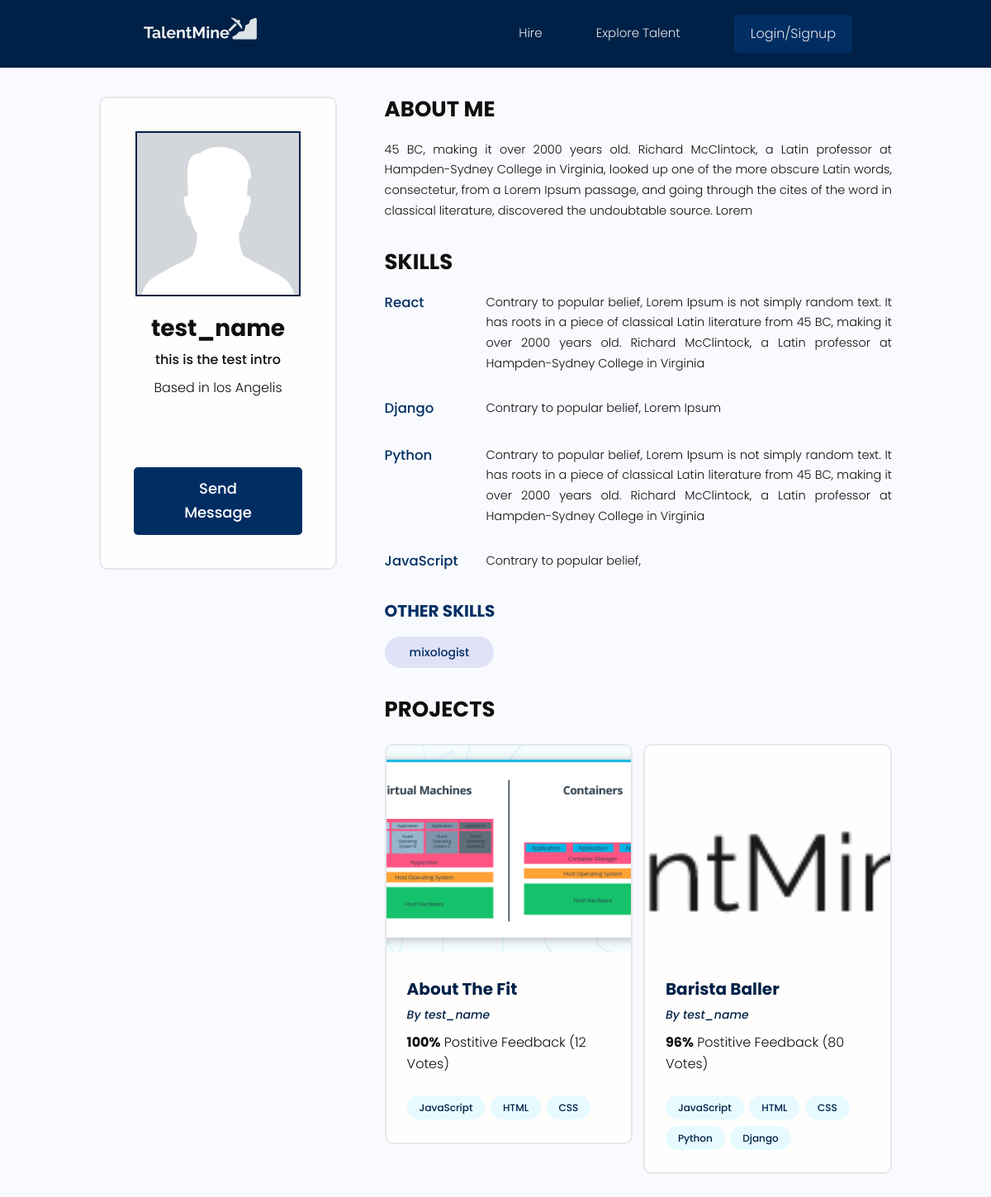
The app's page /users/profile/17212aeb-934c-4024-9a14-a50b05b2acdd, older data.
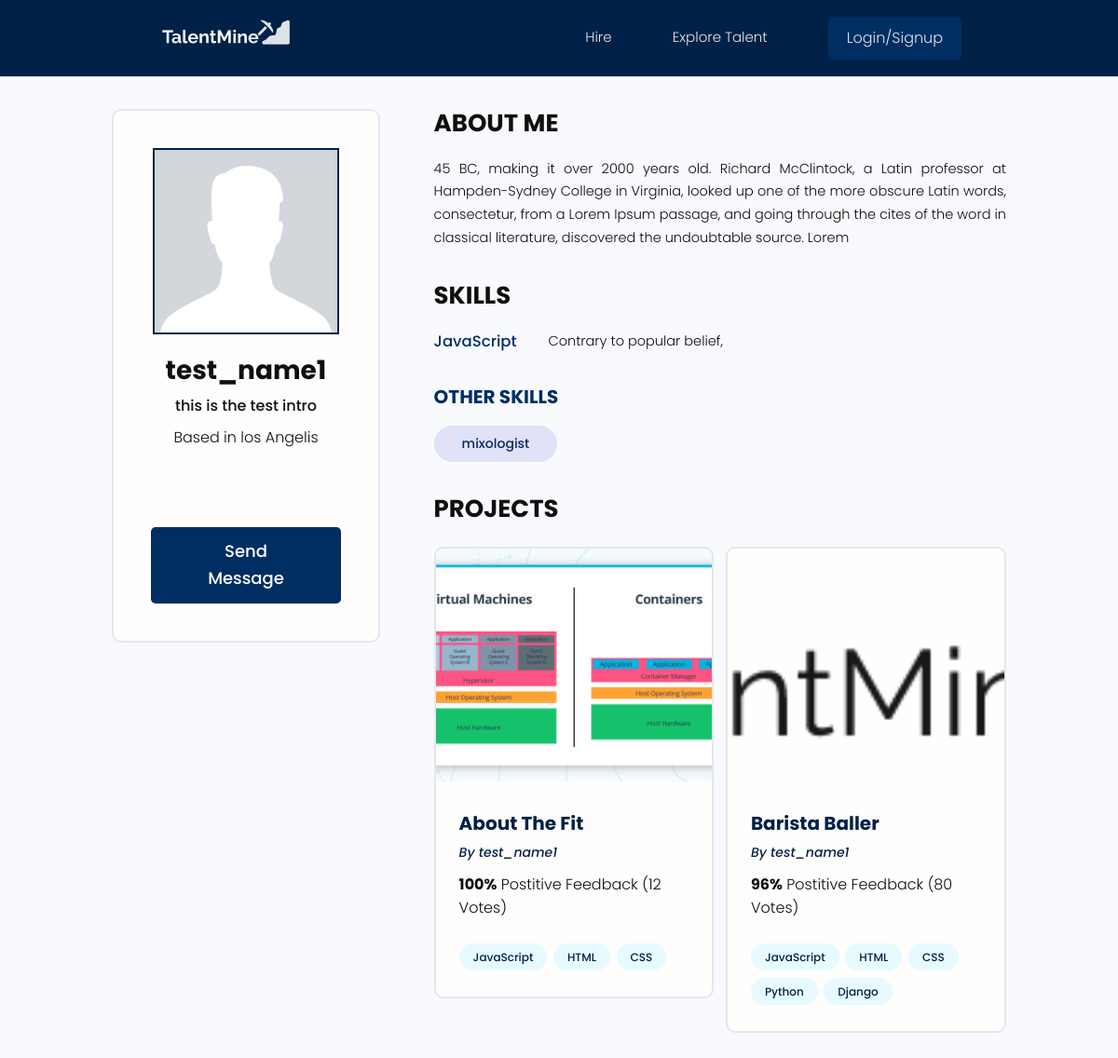
The same page, newer data.
### users/models.py (models this page shows, shortened)
class Profile(models.Model):
    user = models.OneToOneField(User,on_delete=models.CASCADE,null=True,blank=True)
    name = models.CharField(max_length = 100,blank=True,null=True)
    email = models.EmailField(max_length=100,blank=True,null=True)
    username  = models.CharField(max_length = 100,blank=True,null=True)
    location = models.CharField(max_length = 500,blank=True,null=True)
    short_intro  = models.CharField(max_length = 180,blank=True,null=True)
    bio = models.TextField(blank=True,null=True)
    profile_image = models.ImageField(null=True,blank=True,upload_to = 'profiles/',default ="profiles/avatar.jpeg" )
    social_github =  models.CharField(max_length = 5000,blank=True,null=True)
    social_twitter =  models.CharField(max_length = 5000,blank=True,null=True)
    social_linkedin =  models.CharField(max_length = 5000,blank=True,null=True)
    social_website =  models.CharField(max_length = 5000,blank=True,null=True)
    created = models.DateTimeField(auto_now_add=True)
    id = models.UUIDField(default = uuid.uuid4, unique=True,primary_key=True,editable=False)

class Skill(models.Model):
    owner = models.ForeignKey(Profile,on_delete = models.CASCADE,null=True)
    name = models.CharField(max_length = 100,blank=True,null=True)
    description = models.TextField(blank=True,null=True)
    created = models.DateTimeField(auto_now_add=True)
    id = models.UUIDField(default = uuid.uuid4, unique=True,primary_key=True,editable=False)

### projects/models.py (models this page shows, shortened)
class Project(models.Model):
    owner = models.ForeignKey(Profile,null=True,blank=True,on_delete=models.SET_NULL)
    id = models.UUIDField(default = uuid.uuid4, unique=True,primary_key=True,editable=False)
    title = models.CharField(max_length=200)
    description = models.TextField(null=True, blank=True)
    featured_image = models.ImageField(null=True,blank=True,default="default.jpg")
    demo_link = models.CharField(max_length=20000,null=True,blank=True)
    source_link = models.CharField(max_length=20000,null=True,blank=True)
    tags = models.ManyToManyField('Tag',blank=True)
    vote_total = models.IntegerField(default=0,null=True,blank=True)
    vote_ratio = models.IntegerField(default=0,null=True,blank=True)
    created = models.DateTimeField(auto_now_add=True)
    class Meta:
        ordering=['-vote_ratio','-vote_total','title']

class Tag(models.Model):
    name = models.CharField(max_length=200)
    created = models.DateTimeField(auto_now_add=True)
    id = models.UUIDField(default = uuid.uuid4, unique=True,primary_key=True,editable=False)
    def __str__(self):
        return self.name

### users/views.py (the view)
# urls.py: path('profile/<str:pk>',views.userProfile,name='user-profile'),
def userProfile(request,pk):
    profile = Profile.objects.get(id=pk)
    topSkills  = profile.skill_set.exclude(description__exact="")
    otherSkills = profile.skill_set.filter(description="")
    context = {'profile':profile,'topSkills':topSkills,'otherSkills':otherSkills}
    return render(request,'users/user-profile.html',context)

### users/templates/users/user-profile.html (shortened to what this page needs)
{%extends 'main.html'%}
{%block content%}
<main class="profile my-md">
  <div class="container">
    <div class="layout">
      <div class="column column--1of3">
        <div class="card text-center">
          <div class="card__body dev">
            <img class="avatar avatar--xl" src="{{profile.profile_image.url}}" style="border-radius:0px"/>
            <h2 class="dev__name">{{profile.name}}</h2>
            <p class="dev__title">{{profile.short_intro}}</p>
            <p class="dev__location">Based in {{profile.location}}</p>
            <ul class="dev__social">
            </ul>
            <a href="{%url 'create-message' profile.id%}" class="btn btn--sub btn--lg">Send Message </a>
          </div>
        </div>
      </div>
      <div class="column column--2of3">
        <div class="devInfo">
          <h3 class="devInfo__title">About Me</h3>
          <p class="devInfo__about">
            {{profile.bio}}
          </p>
        </div>
        <div class="devInfo">
          <h3 class="devInfo__title">Skills</h3>
          <div class="devInfo__skills">
            {%for skill in topSkills%}
            <div class="devSkill">
              <h4 class="devSkill__title">{{skill.name}}</h4>
              <p class="devSkill__info">
                {{skill.description}}
              </p>
            </div>
            {%endfor%}
            <h3 class="devInfo__subtitle">Other Skills</h3>
            <div class="devInfo__otherSkills">
                {%for skill in otherSkills%}
              <span class="tag tag--pill tag--sub tag--lg">
                <small>{{skill.name}}</small>
              </span>
              {%endfor%}
            </div>
          </div>
        </div>
        <div class="devInfo">
          <h3 class="devInfo__title">Projects</h3>
          <div class="grid grid--two">
            {% for project in profile.project_set.all%}
            <div class="column">
              <div class="card project">
                <a href="{%url 'project' project.id%}" class="project">
                  <img class="project__thumbnail" src="{{project.featured_image.url}}" alt="project thumbnail" />
                  <div class="card__body">
                    <h3 class="project__title">{{project.title}}</h3>
                    <p><a class="project__author" href="">By {{project.owner.name}}</a></p>
                    <p class="project--rating">
                      <span style="font-weight: bold;">{{project.vote_ratio}}%</span> Postitive
                      Feedback ({{project.vote_total}} Vote{{project.vote_total|pluralize:"s"}})
                    </p>
                    <div class="project__tags">
                        {%for tag in project.tags.all%}
                        <span class="tag tag--pill tag--main">
                          <small>{{tag}}</small>
                        </span>
                        {%endfor%}
                    </div>
                  </div>
                </a>
              </div>
            </div>
            {%endfor%}
          </div>
        </div>
      </div>
    </div>
  </div>
</main>
{%endblock content%}

Row changes from the older to the newer data that the page shows:
no longer on this page (row edited): Skill: name "React", description "Contrary to popular belief, Lorem Ipsum is not simply random text. It has roots in a piece of classical Latin literature from 45 BC, making it over 2000 years old. Richard McClintock, a Latin professor at Hampden-Sydney College in Virginia", shown under "SKILLS"
no longer on this page (row edited): Skill: name "Django", description "Contrary to popular belief, Lorem Ipsum", shown under "SKILLS"
no longer on this page (row edited): Skill: name "Python", description "Contrary to popular belief, Lorem Ipsum is not simply random text. It has roots in a piece of classical Latin literature from 45 BC, making it over 2000 years old. Richard McClintock, a Latin professor at Hampden-Sydney College in Virginia", shown under "SKILLS"
changed Profile "this is the test intro": name "test_name" → "test_name1"
changed through a linked row, Project "About The Fit": owner.name "test_name" → "test_name1"
changed through a linked row, Project "Barista Baller": owner.name "test_name" → "test_name1"
